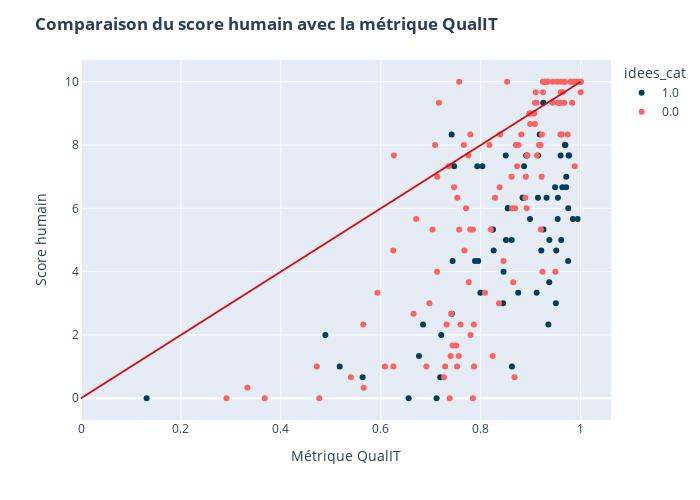

The notebook cell this image was saved under:
### Code cell
fig = px.scatter(
    df, x="C", y="score_humain", 
    color="idees_cat", color_discrete_sequence=["#ff6361", "#003f5c"]
)
# Ajout de la ligne x = y pour référence
fig.add_shape(
    type="line", x0=0, x1=1, y0=0, y1=10, xref="x", yref="y",
    line=dict(color="#d41010")
)
fig.update_layout(
    title={"text": "<b>Comparaison du score humain avec la métrique QualIT</b>"},
    xaxis_title="Métrique QualIT",
    yaxis_title="Score humain",
    width=700, height=500
)
fig.update_traces(
    hovertemplate =
        "Métrique QualIT = %{x}<br>" \
        "Score humain = %{y}<extra></extra>"
)
fig.show()
